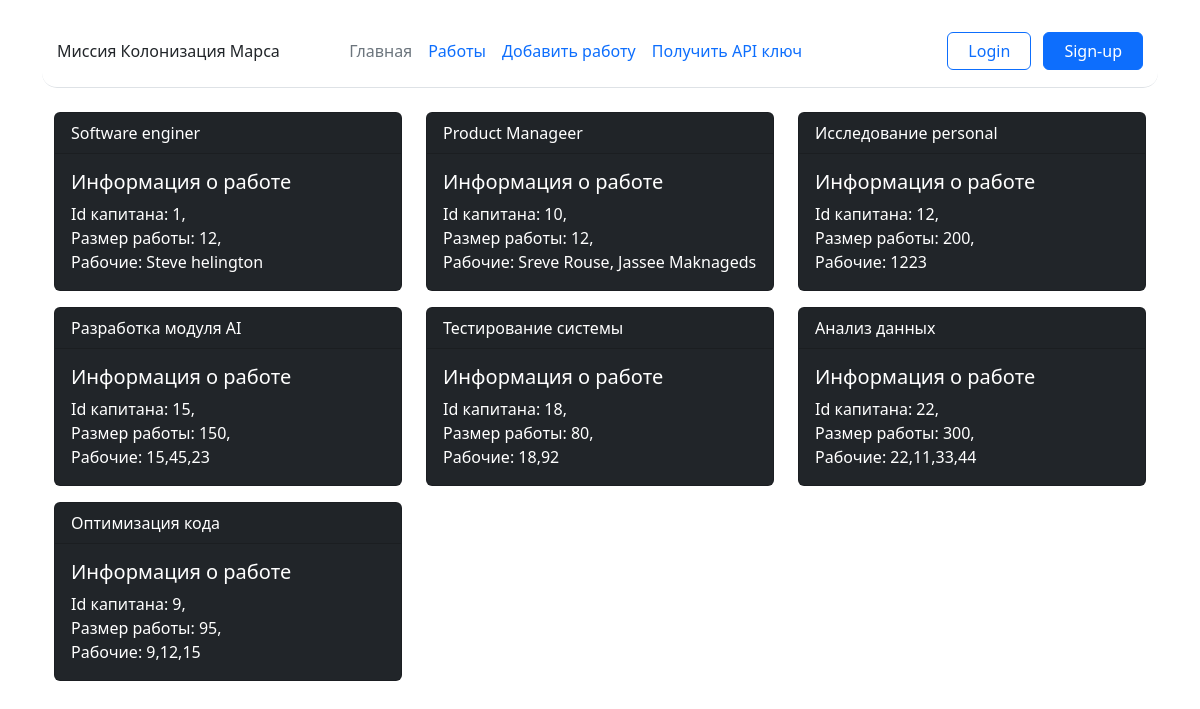
The app's page /jobs_vision (signed in), older data.
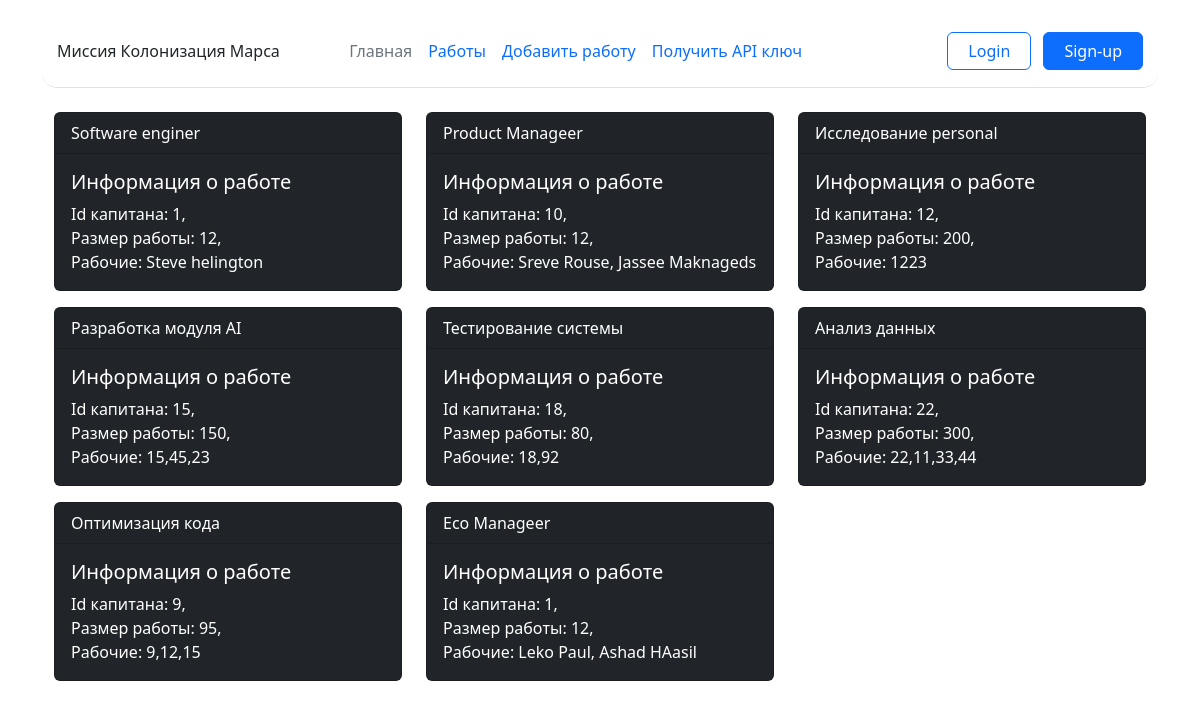
The same page, newer data.
### data/models.py (models this page shows, shortened)
class Jobs(db.Model, SerializerMixin):
    __tablename__ = 'jobs'
    id = db.Column(db.Integer, primary_key=True)
    Job_Title = db.Column(db.String(80), nullable=False)
    Team_lead_id = db.Column(db.Integer, nullable=False)
    Work_Size = db.Column(db.Integer, nullable=False)
    Collaborators = db.Column(db.String(80), nullable=False)
    finish = db.Column(db.Boolean, nullable=False)

### app.py (the view)
@app.route("/jobs_vision")
@login_required
def jobs_vision():
    jobs = Jobs.query.all()
    return render_template("jobs_list.html", jobs=jobs)

### app.py (called while the page is built)
@log_m.user_loader
def load_user(user_id):
    return User.query.get(int(user_id))

### templates/jobs_list.html (shortened to what this page needs)
{% extends "base.html" %}
{% block content %}
<div class="container">
    <div class="row">
        {% for job in jobs %}
        <div class="col-md-4 mb-3">
            <div class="card text-bg-dark h-100">
                <div class="card-header">{{ job.Job_Title }}</div>
                <div class="card-body">
                    <h5 class="card-title">Информация о работе</h5>
                    <p class="card-text">
                        Id капитана: {{ job.Team_lead_id }},<br>
                        Размер работы: {{ job.Work_Size }},<br>
                        Рабочие: {{ job.Collaborators }}
                    </p>
                </div>
            </div>
        </div>
        {% endfor %}
    </div>
</div>
{% endblock %}

### templates/base.html (shortened to what this page needs)
<!DOCTYPE html>
<html lang="en">
<head>
    <link rel="stylesheet" href="{{ url_for('static', filename='css/main.css')}}">
    <link href="https://cdn.jsdelivr.net/npm/bootstrap@5.3.3/dist/css/bootstrap.min.css" rel="stylesheet"
>
</head>
<body>
    <div class="container">
        <header
            class="d-flex flex-wrap align-items-center justify-content-center justify-content-md-between py-3 mb-4 border-bottom">
            <span>Миссия Колонизация Марса</span>
            <ul class="nav col-12 col-md-auto mb-2 justify-content-center mb-md-0">
                <li><a href="/" class="nav-link px-2 link-secondary">Главная</a></li>
                <li><a href="/jobs_vision" class="nav-link px-2">Работы</a></li>
                <li><a href="/addjob" class="nav-link px-2">Добавить работу</a></li>
                <li><a href="/create_api_key" class="nav-link px-2">Получить API ключ</a></li>
            </ul>
            <div class="col-md-3 text-end">
                <button type="button" class="btn btn-outline-primary me-2"><a href="/login"
                        class="nav-link px-2">Login</a></button>
                <button type="button" class="btn btn-primary"><a href="/register"
                    class="nav-link px-2">Sign-up</a></button>
            </div>
        </header>
        {% block content %}{% endblock %}
    </div>
</body>
</html>

### static/css/main.css (style rules this page uses)
header { border-radius: 15px; padding: 15px; margin-top: 15px; }

Row changes from the older to the newer data that the page shows:
added Jobs: Job_Title "Eco Manageer", Team_lead_id "1", Work_Size "12", Collaborators "Leko Paul, Ashad HAasil"
